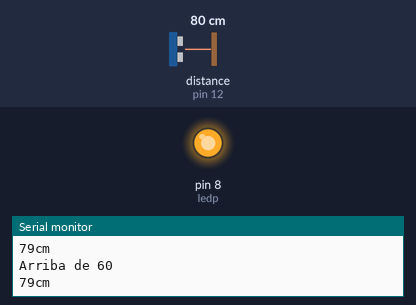
Bench run of a sketch on a simulated Arduino Uno, built with avr-gcc and run on an emulated ATmega328P. Shown: output pins drawn as LEDs (lit = HIGH), the last lines printed to the serial monitor. Wiring (inferred from the names in the program): ultrasonic range finder: trigger pin 13; echo pin 12. The test bench sets the inputs (shaded band); at power-on: distance to the obstacle (sensor on pin 12) 80 cm. The echo pulse lasts 58.3 µs per cm; pins used as bus, display or sensor lines are not drawn.

Above: at 1.3 s.
1.4 s: distance to the obstacle (sensor on pin 12) set to 63 cm
2.9 s: distance to the obstacle (sensor on pin 12) set to 58 cm
At 4.2 s:
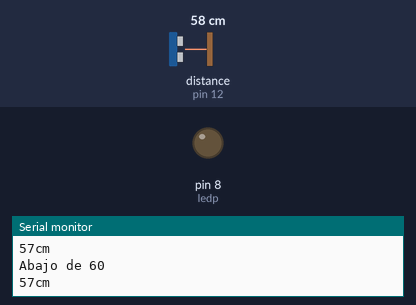
4.5 s: distance to the obstacle (sensor on pin 12) set to 120 cm
At 4.9 s:
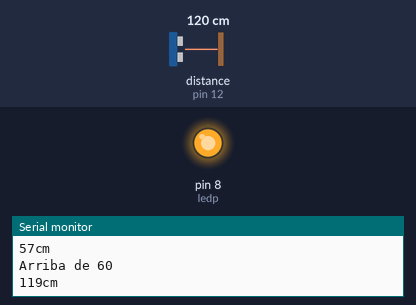
6.0 s: distance to the obstacle (sensor on pin 12) set to 4 cm
At 6.7 s:
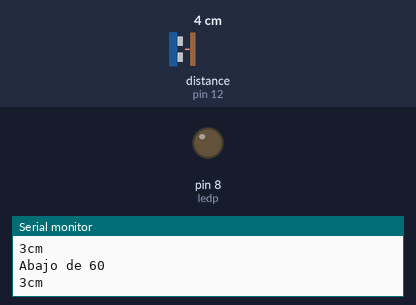
Timing chart, 0 to 8.5 s (numbered marks = the images above; inputs shaded):
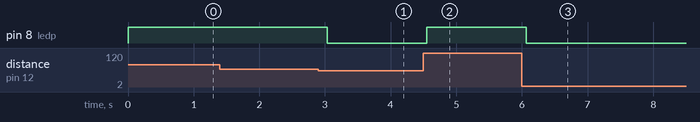

Measured:
- the behaviour switches between 61 and 60 cm on distance to the obstacle (sensor on pin 12) (found by bisection; images 0 and 1)
- after the input at 2.9 s, pin 8 (ledp): HIGH → LOW after 0.13 s
- after the input at 4.5 s, pin 8 (ledp): LOW → HIGH after 0.05 s
- after the input at 6.0 s, pin 8 (ledp): HIGH → LOW after 0.07 s

The sketch:

Excercise_8_Ultrasonic_Digital_Sensor.ino
```cpp
byte trigP = 13;
byte echoP = 12;
byte ledp = 8;

void setup()
{
  Serial.begin(9600);
  pinMode(trigP, OUTPUT);
  pinMode(echoP, INPUT);
  pinMode(ledp, OUTPUT);
}

void loop()
{
  long dur, dist;

  digitalWrite(trigP, LOW);
  delayMicroseconds(2);
  digitalWrite(trigP, HIGH);
  delayMicroseconds(10);
  digitalWrite(trigP, LOW);

  dur = pulseIn(echoP, HIGH);
  dist = (dur/2)/29.1;

  if(dist<60){
    digitalWrite(ledp,LOW);
    Serial.println("Abajo de 60");
    Serial.print(dist);
    Serial.println("cm");
  }
    else{
      digitalWrite(ledp,HIGH);
      Serial.println("Arriba de 60");
      Serial.print(dist);
      Serial.println("cm");
      ///Serial.print(a);
//Serial.print(",");
//Serial.print(b);
//Serial.print(",");
//Serial.println(c);
    }
  delay(500);

}
```
